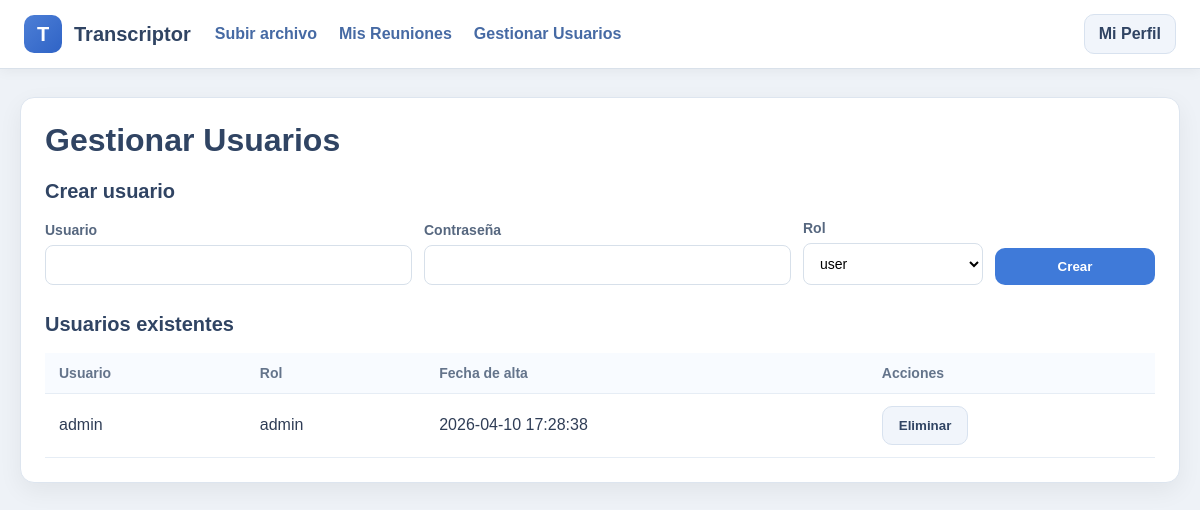
Page /admin/users (signed in) on the committed database.
### tables this page shows
CREATE TABLE users (
        id INTEGER PRIMARY KEY AUTOINCREMENT,
        username TEXT NOT NULL UNIQUE,
        password_hash TEXT NOT NULL,
        role TEXT NOT NULL CHECK(role IN ('admin', 'user')),
        created_at TIMESTAMP DEFAULT CURRENT_TIMESTAMP
    );

### app.py (the view)
@app.route("/admin/users")
@admin_required
def admin_users():
    conn = get_connection()
    users = conn.execute("""
        SELECT id, username, role, created_at
        FROM users
        ORDER BY created_at DESC
    """).fetchall()
    conn.close()
    return render_template(
        "admin_users.html",
        users=users,
        current_user=get_current_user()
    )

### app.py (called while the page is built)
def get_connection():
    conn = sqlite3.connect(DB_PATH)
    conn.row_factory = sqlite3.Row
    return conn

def get_current_user():
    user_id = session.get("user_id")
    if not user_id:
        return None
    conn = get_connection()
    user = conn.execute(
        "SELECT * FROM users WHERE id = ?",
        (user_id,)
    ).fetchone()
    conn.close()
    return user

def admin_required(view):
    @wraps(view)
    def wrapped_view(*args, **kwargs):
        user = get_current_user()
        if user is None:
            return redirect(url_for("login"))
        if user["role"] != "admin":
            return "Acceso denegado", 403
        return view(*args, **kwargs)
    return wrapped_view

### templates/admin_users.html (shortened to what this page needs)
{% extends "base.html" %}
{% block content %}
<div class="card">
    <h1 class="section-title">Gestionar Usuarios</h1>
    <div style="margin-bottom: 28px;">
        <h2 style="font-size: 20px; color:#304463;">Crear usuario</h2>
        <form method="post" action="{{ url_for('create_user') }}" style="display:grid; grid-template-columns: 1fr 1fr 180px 160px; gap: 12px; align-items:end;">
            <div>
                <label>Usuario</label>
                <input name="username" required>
            </div>
            <div>
                <label>Contraseña</label>
                <input name="password" type="password" required>
            </div>
            <div>
                <label>Rol</label>
                <select name="role">
                    <option value="user">user</option>
                </select>
            </div>
            <div>
                <button type="submit" class="btn" style="width:100%;">Crear</button>
            </div>
        </form>
    </div>
    <h2 style="font-size: 20px; color:#304463;">Usuarios existentes</h2>
    <table>
        <thead>
            <tr>
                <th>Usuario</th>
                <th>Rol</th>
                <th>Fecha de alta</th>
                <th>Acciones</th>
            </tr>
        </thead>
        <tbody>
            {% for u in users %}
            <tr>
                <td>{{ u["username"] }}</td>
                <td>{{ u["role"] }}</td>
                <td>{{ u["created_at"] }}</td>
                <td>
                    <form method="post" action="{{ url_for('delete_user', user_id=u['id']) }}" style="display:inline;">
                        <button type="submit" class="btn btn-secondary">Eliminar</button>
                    </form>
                </td>
            </tr>
            {% endfor %}
        </tbody>
    </table>
</div>
{% endblock %}

### templates/base.html (style rules this page uses)
* { box-sizing: border-box; }
body { margin: 0; font-family: Arial, sans-serif; background: #eef2f7; color: #2f3d56; }
.card { background: #ffffff; border: 1px solid #dde5ef; border-radius: 14px; box-shadow: 0 8px 24px rgba(0,0,0,0.06); padding: 24px; }
.section-title { margin-top: 0; color: #304463; }
.btn { display: inline-block; text-decoration: none; border: none; cursor: pointer; background: #3f7ad9; color: white; padding: 11px 16px; border-radius: 10px; font-weight: 600; }
.btn-secondary { background: #f1f5fb; color: #304463; border: 1px solid #d8e2ef; }
input, select { width: 100%; padding: 11px 12px; border-radius: 8px; border: 1px solid #d7e0ea; background: #fff; font-size: 14px; }
label { display: block; margin-bottom: 7px; font-size: 14px; font-weight: 600; color: #56677f; }
table { width: 100%; border-collapse: collapse; background: white; }
th, td { padding: 12px 14px; border-bottom: 1px solid #e6edf5; text-align: left; }
th { color: #64748b; background: #f8fbff; font-size: 14px; }

### rows in the picture
users: username "admin", role "admin", created_at "2026-04-10 17:28:38"
